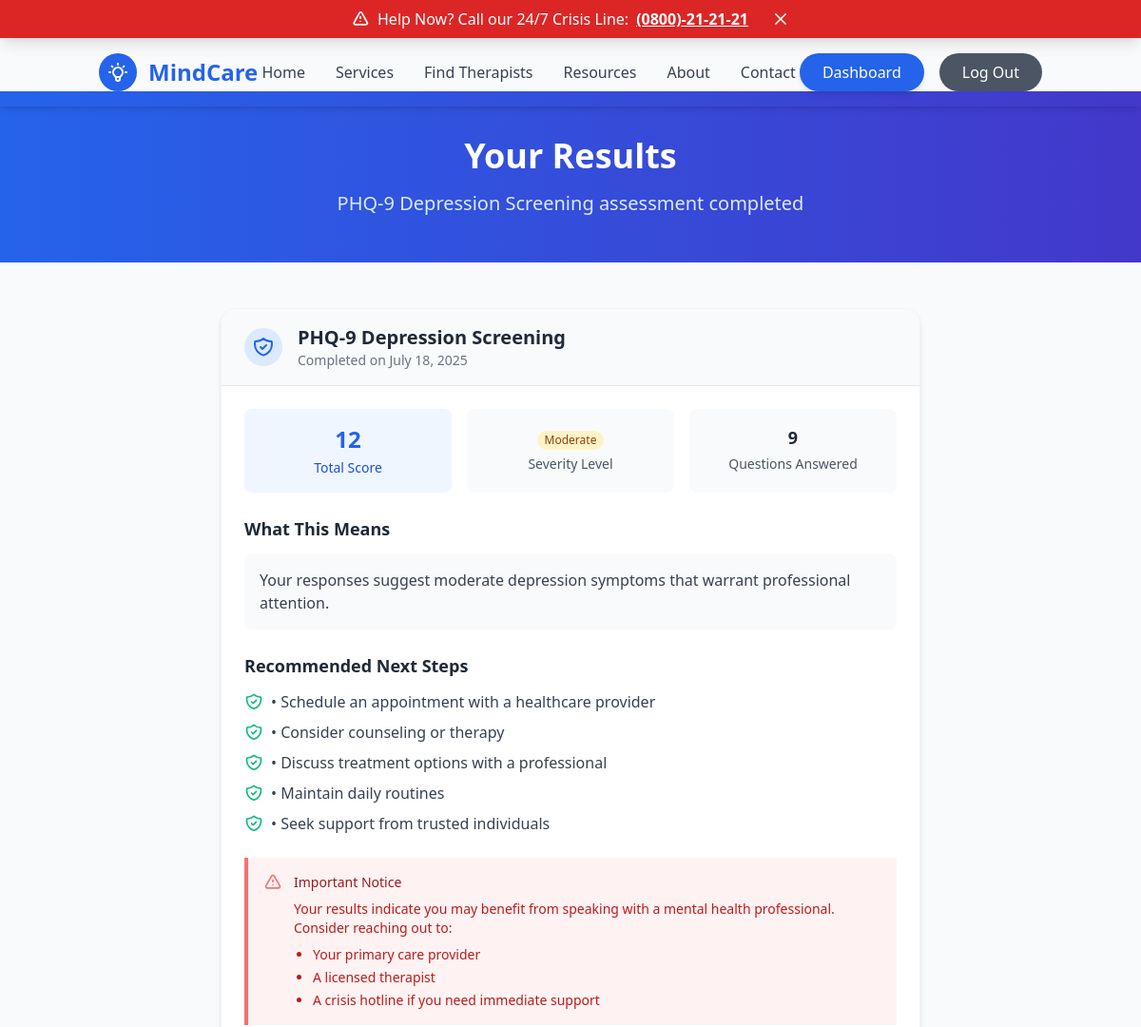
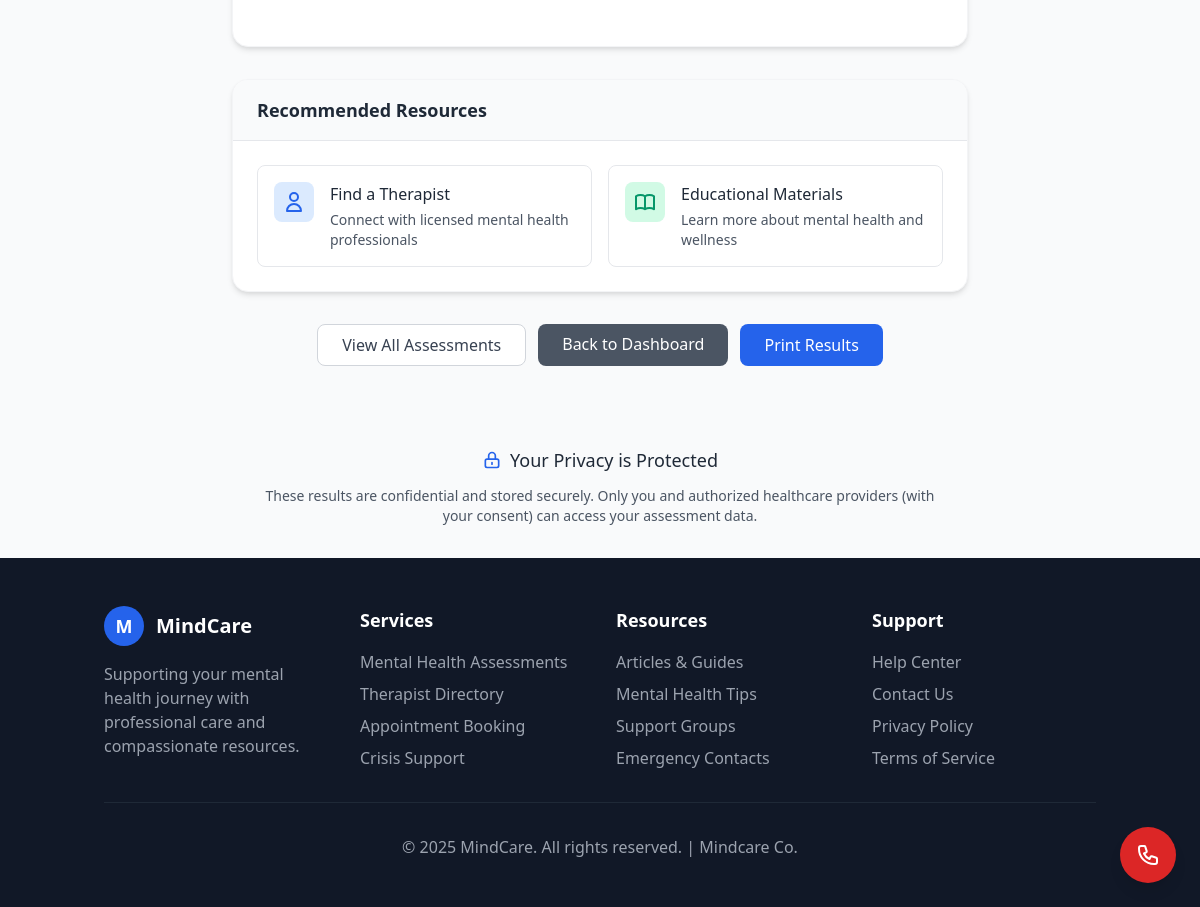
Page /assessments/results/1/ (signed in) on the committed database (2 pictures, top to bottom).
### assessments/models.py (models this page shows, shortened)
class AssessmentResponse(models.Model):
    RISK_LEVELS = [
        ('none', 'None/Minimal'),
        ('mild', 'Mild'),
        ('moderate', 'Moderate'),
        ('moderately_severe', 'Moderately Severe'),
        ('severe', 'Severe'),
    ]
    user = models.ForeignKey(User, on_delete=models.CASCADE, related_name='responses')
    assessment = models.ForeignKey(Assessment, on_delete=models.CASCADE)
    score = models.IntegerField()
    risk_level = models.CharField(max_length=20, choices=RISK_LEVELS)
    completed_at = models.DateTimeField(auto_now_add=True)
    is_flagged = models.BooleanField(default=False)  # For clinical review
    class Meta:
        ordering = ['-completed_at']

class Assessment(models.Model):
    ASSESSMENT_TYPES = [
        ('phq9', 'PHQ-9 (Depression)'),
        ('gad7', 'GAD-7 (Anxiety)'),
        ('pcl5', 'PCL-5 (PTSD)'),
        ('custom', 'Custom Assessment'),
    ]
    title = models.CharField(max_length=200)
    description = models.TextField()
    assessment_type = models.CharField(max_length=20, choices=ASSESSMENT_TYPES)
    is_active = models.BooleanField(default=True)
    created_at = models.DateTimeField(auto_now_add=True)
    updated_at = models.DateTimeField(auto_now=True)
    version = models.CharField(max_length=10, default='1.0')
    min_score = models.IntegerField(default=0)
    max_score = models.IntegerField(default=27)  # Default for PHQ-9

class Recommendation(models.Model):
    assessment = models.ForeignKey(Assessment, related_name='recommendations', on_delete=models.CASCADE)
    min_score = models.IntegerField()
    max_score = models.IntegerField()
    risk_level = models.CharField(max_length=20, choices=AssessmentResponse.RISK_LEVELS)
    title = models.CharField(max_length=200)
    description = models.TextField()
    action_items = models.TextField(help_text="Bullet-point list of actions")
    resources = models.ManyToManyField('content.EducationalContent', blank=True)
    class Meta:
        ordering = ['assessment', 'min_score']

### assessments/views.py (the view)
# urls.py: path('results/<int:response_id>/', views.assessment_results, name='assessment_results'),
@login_required
def assessment_results(request, response_id):
    response = get_object_or_404(AssessmentResponse, pk=response_id, user=request.user)
    recommendation = Recommendation.objects.filter(
        assessment=response.assessment,
        min_score__lte=response.score,
        max_score__gte=response.score
    ).first()
    return render(request, 'assessments/assessment_results.html', {
        'result': response,
        'recommendation': recommendation
    })

### templates/assessments/assessment_results.html (shortened to what this page needs)
{% extends 'base.html' %}
{% block content %}
<section class="bg-gradient-to-r from-blue-600 to-indigo-700 py-12">
    <div class="container mx-auto px-4">
        <div class="text-center text-white">
            <h1 class="text-3xl md:text-4xl font-bold mb-4">Your Results</h1>
            <p class="text-lg md:text-xl text-blue-100 max-w-2xl mx-auto">
                {{ result.assessment.title }} assessment completed
            </p>
        </div>
    </div>
</section>
<section class="py-12">
    <div class="container mx-auto px-4 max-w-3xl">
        <div class="bg-white rounded-2xl shadow-md overflow-hidden border border-gray-100 mb-8">
            <div class="bg-gray-50 px-6 py-4 border-b border-gray-200">
                <div class="flex items-center">
                    <div class="w-10 h-10 rounded-full bg-blue-100 flex items-center justify-center mr-4">
                    </div>
                    <div>
                        <h2 class="text-xl font-bold text-gray-800">{{ result.assessment.title }}</h2>
                        <p class="text-gray-500 text-sm">Completed on {{ result.completed_at|date:"F j, Y" }}</p>
                    </div>
                </div>
            </div>
            <div class="p-6">
                <div class="grid grid-cols-1 md:grid-cols-3 gap-4 mb-6">
                    <div class="bg-blue-50 p-4 rounded-lg text-center">
                        <div class="text-2xl font-bold text-blue-600 mb-1">{{ result.score }}</div>
                        <p class="text-blue-700 text-sm font-medium">Total Score</p>
                    </div>
                    <div class="bg-gray-50 p-4 rounded-lg text-center">
                        <div class="text-lg font-bold text-gray-800 mb-1">
                            {% if result.risk_level == 'none' %}
                                <span class="inline-flex items-center px-2 py-0.5 rounded-full text-xs font-medium bg-gray-100 text-gray-800">
                                    Minimal
                                </span>
                            {% elif result.risk_level == 'mild' %}
                                <span class="inline-flex items-center px-2 py-0.5 rounded-full text-xs font-medium bg-green-100 text-green-800">
                                    Mild
                                </span>
                            {% elif result.risk_level == 'moderate' %}
                                <span class="inline-flex items-center px-2 py-0.5 rounded-full text-xs font-medium bg-yellow-100 text-yellow-800">
                                    Moderate
                                </span>
                            {% elif result.risk_level == 'moderately_severe' %}
                                <span class="inline-flex items-center px-2 py-0.5 rounded-full text-xs font-medium bg-orange-100 text-orange-800">
                                    Moderately Severe
                                </span>
                            {% else %}
                                <span class="inline-flex items-center px-2 py-0.5 rounded-full text-xs font-medium bg-red-100 text-red-800">
                                    Severe
                                </span>
                            {% endif %}
                        </div>
                        <p class="text-gray-600 text-sm">Severity Level</p>
                    </div>
                    <div class="bg-gray-50 p-4 rounded-lg text-center">
                        <div class="text-lg font-bold text-gray-800 mb-1">{{ result.assessment.questions.count }}</div>
                        <p class="text-gray-600 text-sm">Questions Answered</p>
                    </div>
                </div>
                <div class="mb-6">
                    <h3 class="text-lg font-bold text-gray-800 mb-3">What This Means</h3>
                    <div class="bg-gray-50 p-4 rounded-lg">
                        <p class="text-gray-700">{{ recommendation.description }}</p>
                    </div>
                </div>
                <div class="mb-6">
                    <h3 class="text-lg font-bold text-gray-800 mb-3">Recommended Next Steps</h3>
                    <ul class="space-y-2">
                        {% for item in recommendation.action_items.splitlines %}
                            <li class="flex items-start">
                                <span class="text-gray-700">{{ item }}</span>
                            </li>
                        {% endfor %}
                    </ul>
                </div>
                {% if result.risk_level in 'moderately_severe,severe' %}
                <div class="bg-red-50 border-l-4 border-red-400 p-4 mb-6">
                    <div class="flex">
                        <div class="flex-shrink-0">
                            <svg class="h-5 w-5 text-red-400" fill="none" stroke="currentColor" viewBox="0 0 24 24">
                                <path stroke-linecap="round" stroke-linejoin="round" stroke-width="2" d="M12 9v2m0 4h.01m-6.938 4h13.856c1.54 0 2.502-1.667 1.732-3L13.732 4c-.77-1.333-2.694-1.333-3.464 0L3.34 16c-.77 1.333.192 3 1.732 3z"></path>
                            </svg>
                        </div>
                        <div class="ml-3">
                            <h3 class="text-sm font-medium text-red-800">Important Notice</h3>
                            <div class="mt-2 text-sm text-red-700">
                                <p>Your results indicate you may benefit from speaking with a mental health professional. Consider reaching out to:</p>
                                <ul class="list-disc pl-5 mt-2 space-y-1">
                                    <li>Your primary care provider</li>
                                    <li>A licensed therapist</li>
                                    <li>A crisis hotline if you need immediate support</li>
                                </ul>
                            </div>
                        </div>
                    </div>
                </div>
                {% endif %}
            </div>
        </div>
        <div class="bg-white rounded-2xl shadow-md overflow-hidden border border-gray-100 mb-8">
            <div class="bg-gray-50 px-6 py-4 border-b border-gray-200">
                <h2 class="text-lg font-bold text-gray-800">Recommended Resources</h2>
            </div>
            <div class="p-6">
                <div class="grid grid-cols-1 md:grid-cols-2 gap-4">
                    <a href="{% url 'therapists:therapist_directory' %}" class="group block p-4 border border-gray-200 rounded-lg hover:border-blue-300 transition-colors">
                        <div class="flex items-start">
                            <div class="flex-shrink-0 bg-blue-100 p-2 rounded-lg mr-4">
                                <svg class="h-6 w-6 text-blue-600" fill="none" stroke="currentColor" viewBox="0 0 24 24">
                                    <path stroke-linecap="round" stroke-linejoin="round" stroke-width="2" d="M16 7a4 4 0 11-8 0 4 4 0 018 0zM12 14a7 7 0 00-7 7h14a7 7 0 00-7-7z"></path>
                                </svg>
                            </div>
                            <div>
                                <h3 class="font-medium text-gray-800 group-hover:text-blue-600">Find a Therapist</h3>
                                <p class="text-gray-600 text-sm mt-1">Connect with licensed mental health professionals</p>
                            </div>
                        </div>
                    </a>
                    <a href="{% url 'resources:resource_list' %}" class="group block p-4 border border-gray-200 rounded-lg hover:border-blue-300 transition-colors">
                        <div class="flex items-start">
                            <div class="flex-shrink-0 bg-green-100 p-2 rounded-lg mr-4">
                            </div>
                            <div>
                                <h3 class="font-medium text-gray-800 group-hover:text-blue-600">Educational Materials</h3>
                                <p class="text-gray-600 text-sm mt-1">Learn more about mental health and wellness</p>
                            </div>
                        </div>
                    </a>
                </div>
            </div>
        </div>
        <div class="flex flex-wrap gap-3 justify-center">
            <a href="{% url 'assessments:assessment_list' %}" class="px-6 py-2 bg-white border border-gray-300 rounded-lg text-gray-700 hover:bg-gray-50 transition font-medium">
                View All Assessments
            </a>
            <a href="{% url 'accounts:client_dashboard' %}" class="px-6 py-2 bg-gray-600 text-white rounded-lg hover:bg-gray-700 transition font-medium">
                Back to Dashboard
            </a>
            <button onclick="window.print()" class="px-6 py-2 bg-blue-600 text-white rounded-lg hover:bg-blue-700 transition font-medium">
                Print Results
            </button>
        </div>
    </div>
</section>
<section class="py-8 bg-gray-50">
    <div class="container mx-auto px-4">
        <div class="max-w-3xl mx-auto text-center">
            <div class="flex items-center justify-center mb-3">
                <svg class="w-5 h-5 text-blue-600 mr-2" fill="none" stroke="currentColor" viewBox="0 0 24 24">
                    <path stroke-linecap="round" stroke-linejoin="round" stroke-width="2" d="M12 15v2m-6 4h12a2 2 0 002-2v-6a2 2 0 00-2-2H6a2 2 0 00-2 2v6a2 2 0 002 2zm10-10V7a4 4 0 00-8 0v4h8z"></path>
                </svg>
                <h3 class="text-lg font-medium text-gray-800">Your Privacy is Protected</h3>
            </div>
            <p class="text-gray-600 max-w-2xl mx-auto text-sm">
                These results are confidential and stored securely. Only you and authorized healthcare providers (with your consent) can access your assessment data.
            </p>
        </div>
    </div>
</section>
{% endblock %}

### rows in the picture
AssessmentResponse: assessment "PHQ-9 Depression Screening", completed_at "July 18, 2025", score "12", assessment.questions.count "9"
Recommendation: description "Your responses suggest moderate depression symptoms that warrant professional attention."

### other values in the picture
{{ item }} "• Schedule an appointment with a healthcare provider" "• Consider counseling or therapy" "• Discuss treatment options with a professional" "• Maintain daily routines" "• Seek support from trusted individuals"
